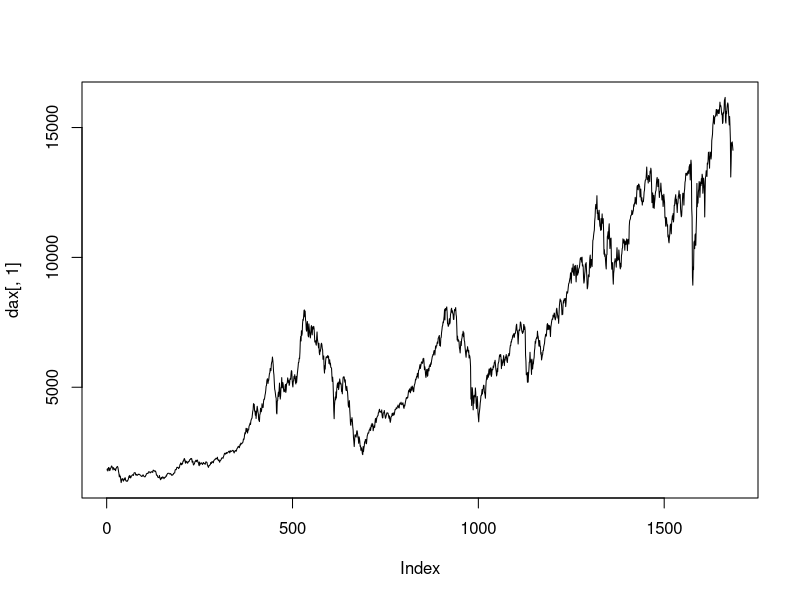
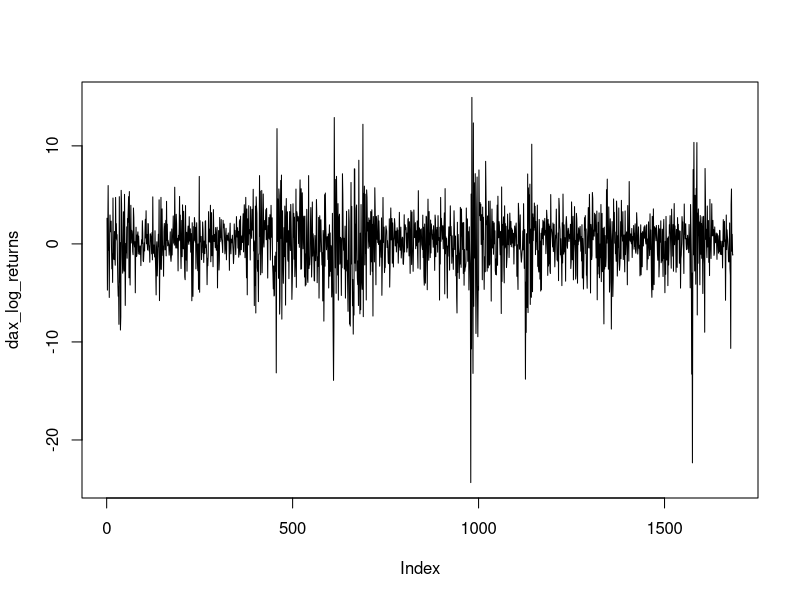
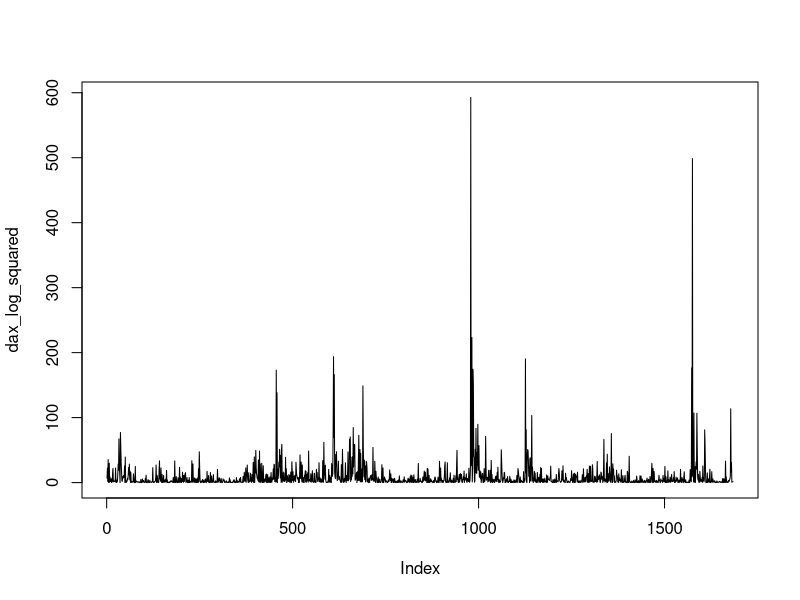
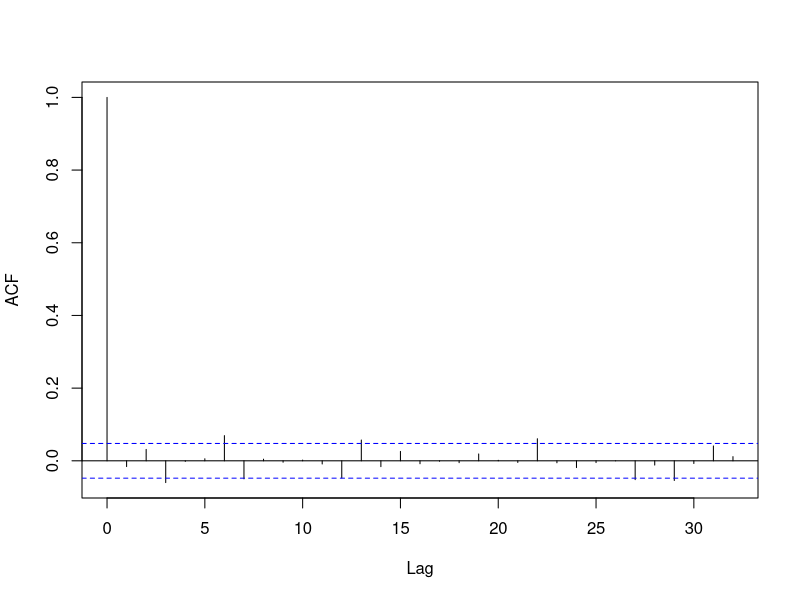
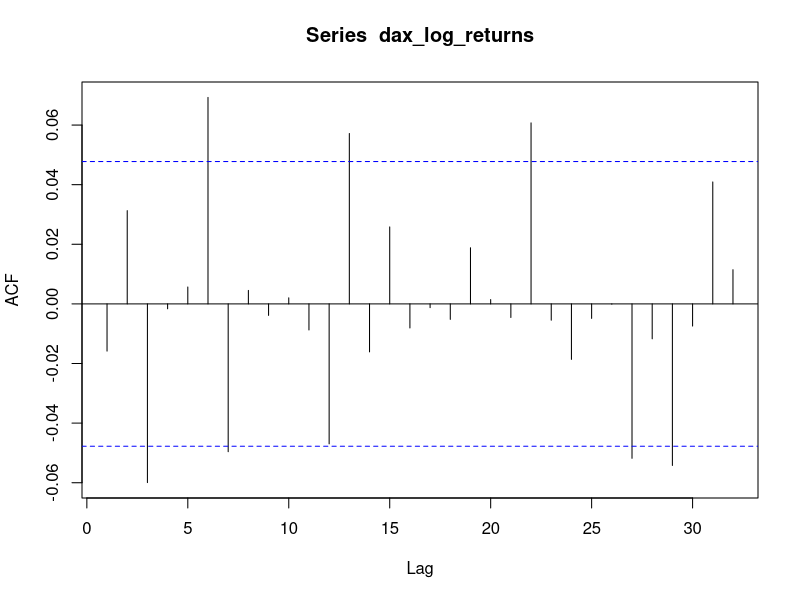
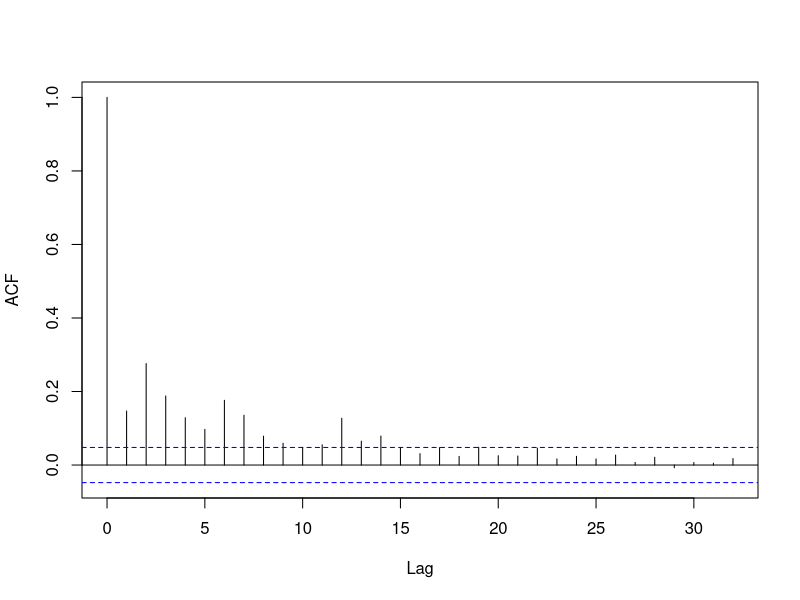
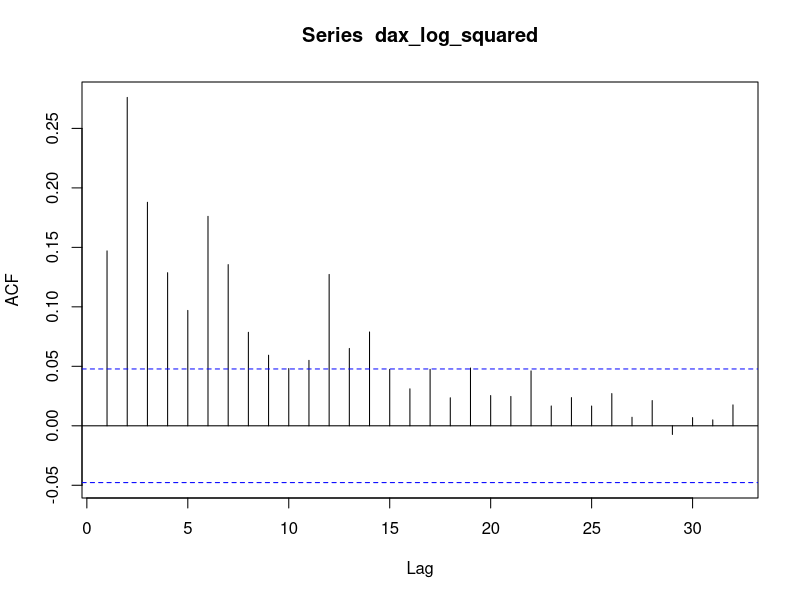
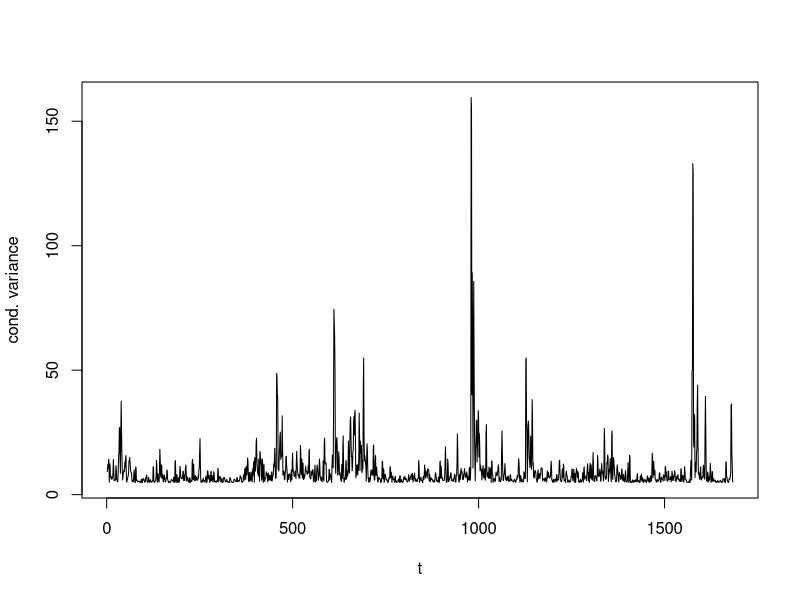

Reproduce these figures in R, in order.
rm(list=ls())    
# Jochem installeer eerst deze
# install.packages("here")
setwd(here::here())

dax = read.table("DAX.txt",header=FALSE)
dax_log_returns = diff(log(dax[,1]) * 100)


# 1

plot(dax[,1], type="l")
plot(dax_log_returns, type="l")
dax_log_squared = dax_log_returns**2
plot(dax_log_squared, type="l")
plot(acf(dax_log_returns,main="")[1:35])
plot(acf(dax_log_squared,main="")[1:35])

# 3
# This file contains the average log-likelihood function. 
# The function below takes the data, labeled "x", and the parameter vector, 
# labeled "par", as input and gives the average log-likelihood, labeled "llik", 
# as output. 

llik_fun_GARCH <- function(par,x, plot_filter=FALSE){
  
  n <- length(x)
  
  #set paramter values from the input par using link functions for restrictions
  omega <- exp(par[1])                   #exp() to ensure omega>0
  alpha_1 <- exp(par[2])/(1+exp(par[2]))   #logistic()=exp()/(exp()) for 0<alpha<1
  alpha_2 <- exp(par[3])/(1+exp(par[3]))   #logistic()=exp()/(exp()) for 0<alpha<1
  beta_1 <- exp(par[4])/(1+exp(par[4]))    #logistic()=exp()/(exp()) for 0<beta<1
  beta_2 <- exp(par[5])/(1+exp(par[5]))    #logistic()=exp()/(exp()) for 0<beta<1
  
  ## Filter Volatility
  sig2 <- rep(0,n)
  sig2[1] <- var(x) #initialize volatility at unconditional variance
  sig2[2] <- var(x)
  
  for(t in 3:n){
    sig2[t] <- omega + alpha_1*x[t-1]^2  + alpha_2*x[t-2]^2 + beta_1*sig2[t-1] + beta_2*sig2[t-2] 
  }
  
  if (plot_filter){
    plot(sig2, type="l", ylab="cond. variance", xlab="t")
  }
  
  ## Calculate Log Likelihood Values
  
  #construct sequence of log-likelihood contributions
  l <- -(1/2)*log(2*pi) - (1/2)*log(sig2) - (1/2)*x^2/sig2
  
  llik <- mean(l)  # obtain the average log-likelihood
  
  return(llik) # return the average log-likelihood as output
}

a <- 0.2
b <- 0.6  

omega <- var(dax_log_returns)*(1-a-b) 
par_ini <- c(log(omega),log(a/(1-a)), log(a/(1-a)), log(b/(1-b)), log(b/(1-b)))
est <- optim(par=par_ini,fn=function(par)-llik_fun_GARCH(par,dax_log_returns), method = "BFGS")

omega_hat <- exp(est$par[1])
alpha_1_hat <- exp(est$par[2])/(1+exp(est$par[2]))
alpha_2_hat <- exp(est$par[3])/(1+exp(est$par[3]))
beta_1_hat <- exp(est$par[4])/(1+exp(est$par[4]))
beta_2_hat <- exp(est$par[5])/(1+exp(est$par[5]))

llik_fun_GARCH(est$par, dax_log_returns, plot_filter = TRUE)

print(paste("Omega_hat", omega_hat))
print(paste("alpha_1_hat", alpha_1_hat))
print(paste("alpha_2_hat", alpha_2_hat))
print(paste("beta_1_hat", beta_1_hat))
print(paste("beta_2_hat", beta_2_hat))


########## 5
# Ja zeer naar taakje weer want nu mag ik die hele functie weer herschrijven

llik_fun_GARCH_p_q <- function(p, q, par, x, plot_filter=FALSE, print_aic_bic=FALSE){
  
  n <- length(x)
  
  #set paramter values from the input par using link functions for restrictions
  omega <- exp(par[1])                   #exp() to ensure omega>0
  alpha = exp(par[2:(2+p-1)])/(1+exp(par[2:(2+p-1)]))
  beta = exp(par[(2+p):(2+p+q-1)])/(1+exp(par[(2+p):(2+p+q-1)]))
  
  ## Filter Volatility
  sig2 <- rep(var(x),n) #initialize volatility at unconditional variance
  
  for(t in (max(c(p,q)) + 1):n){
    sig2[t] <- omega
    
    # Is deze code niet cool gevectorized, ja
    # Heb ik zin om dit nu te gaan oplossen in R, nee
    for(i in 1:p){
      sig2[t] <- sig2[t] + alpha[i]*x[t-i]^2
    }
    
    for(j in 1:q){
      sig2[t] <- sig2[t] + beta[j]*sig2[t-j]
    }
  }
  
  if (plot_filter){
    plot(sig2, type="l", ylab="cond. variance", xlab="t")
  }
  
  ## Calculate Log Likelihood Values
  
  #construct sequence of log-likelihood contributions
  l <- -(1/2)*log(2*pi) - (1/2)*log(sig2) - (1/2)*x^2/sig2
  
  llik <- mean(l)  # obtain the average log-likelihood
  
  if (print_aic_bic){
    llik_val <- -llik*n # Deze code komt van week 2
    
    # Echt heel dom maar de formule stond natuurlijk
    # verkeerd in de code van de opdracht
    k <- p + q + 1
    aic <- 2*k-2*llik_val
    bic <- log(n)*k-2*llik_val
    
    cat("The AIC is:")
    print(aic)
    
    cat("The BIC is:")
    print(bic)
  }
  
  return(llik) # return the average log-likelihood as output
}

est_garch <- function(p, q, x){
  a <- 0.2
  b <- 0.6  
  
  par_ini <- rep(0, 1 + p + q)
  par_ini[1] <- var(dax_log_returns)*(1-a-b)
  par_ini[2:(2+p-1)] <- log(a/(1-a))
  par_ini[(2+p):(2+p+q-1)] <- log(b/(1-b))

  est <- optim(par=par_ini,fn=function(par)-llik_fun_GARCH_p_q(p, q, par, dax_log_returns), method = "BFGS")
  omega_hat <- exp(est$par[1])
  alpha_hat <- exp(est$par[2:(2+p-1)])/(1+exp(est$par[2:(2+p-1)]))
  beta_hat <- exp(est$par[(2+p):(2+p+q-1)])/(1+exp(est$par[(2+p):(2+p+q-1)]))
  
  print(paste("p:", p))
  print(paste("q:", q))
  print("omega_hat")
  print(omega_hat)
  print("alpha_hat")
  print(alpha_hat)
  print("beta_hat")
  print(beta_hat)
  
  llik_fun_GARCH_p_q(p, q, est$par, x, print_aic_bic = TRUE)
}

# Het wordt lekker naar geprint, dus succes daarmee
for (i in 1:4){
  for (j in 1:4) {
    est_garch(i, j, dax_log_returns)
  }
}


###### 7
llik_fun_GARCH_mod <- function(par,x){
  
  n <- length(x)
  
  #set paramter values from the input par using link functions for restrictions
  omega <- exp(par[1])                   #exp() to ensure omega>0
  alpha <- exp(par[2])/(1+exp(par[2]))   #logistic()=exp()/(exp()) for 0<alpha<1
  beta <- exp(par[3])/(1+exp(par[3]))    #logistic()=exp()/(exp()) for 0<beta<1
  gamma <- par[4]                        # Natuurlijk staat er niet gegeven wat gamma kan zijn
                                         # dus ja zal wel alles zijn.
  
  ## Filter Volatility
  sig2 <- rep(0,n)
  sig2[1] <- var(x) #initialize volatility at unconditional variance
  
  for(t in 2:n){
    sig2[t] <- omega + alpha*x[t-1]^2 + beta*sig2[t-1] + gamma * (x[t-1] < 0) * x[t-1]^2
  }
  
  ## Calculate Log Likelihood Values
  
  #construct sequence of log-likelihood contributions
  l <- -(1/2)*log(2*pi) - (1/2)*log(sig2) - (1/2)*x^2/sig2
  
  llik <- mean(l)  # obtain the average log-likelihood
  
  return(llik) # return the average log-likelihood as output
}

par_ini <- c(log(omega),log(a/(1-a)), log(b/(1-b)), 0)
est <- optim(par=par_ini,fn=function(par)-llik_fun_GARCH_mod(par,dax_log_returns), method = "BFGS")


# Nu moeten we nog vergelijken, dit kan natuurlijk met de AIC
# maar ja hebben we daar zin in? Ja geen idee, dit is dus lekker een probleem voor jou
# maar ik heb het wel geprogrammeerd, zodat je kan kiezen.
llik_fun_GARCH_p_q(1, 1, c(log(omega), log(a/(1-a)), log(b/(1-b))), dax_log_returns, print_aic_bic = TRUE)

n <- length(dax_log_returns)
llik_val <- -est$value*n # Deze code komt van week 2

# Echt heel dom maar de formule stond natuurlijk
# verkeerd in de code van de opdracht
# Volgens mij zit hier een rekenfout, maar ja kan wel
k <- 4
print(paste("AIC", 2*k-2*llik_val)) # AIC
print(paste("BIC", log(n)*k-2*llik_val)) # BIC

# Het kan ook zijn dat je natuurlijk gewoon de likelyhood wilt printen
# Die kan je gewoon vinden in deze code natuurlijk

# Hier zijn de ge-estimate waarden:
omega <- exp(est$par[1])                   #exp() to ensure omega>0
alpha <- exp(est$par[2])/(1+exp(est$par[2]))   #logistic()=exp()/(exp()) for 0<alpha<1
beta <- exp(est$par[3])/(1+exp(est$par[3]))   #logistic()=exp()/(exp()) for 0<alpha<1
gamma <- est$par[4]

print(paste("omega", omega))
print(paste("alpha", alpha))
print(paste("beta", beta))
print(paste("gamma", gamma))
